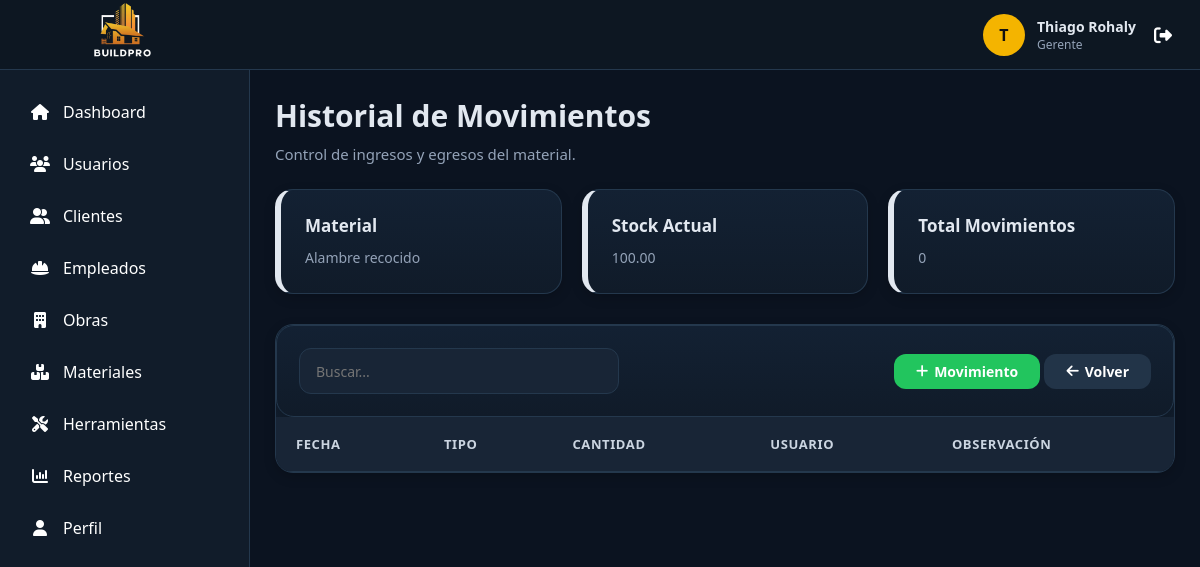
Before: /vistas/movimientos/index.php?id=13 (signed in) with the older database file.
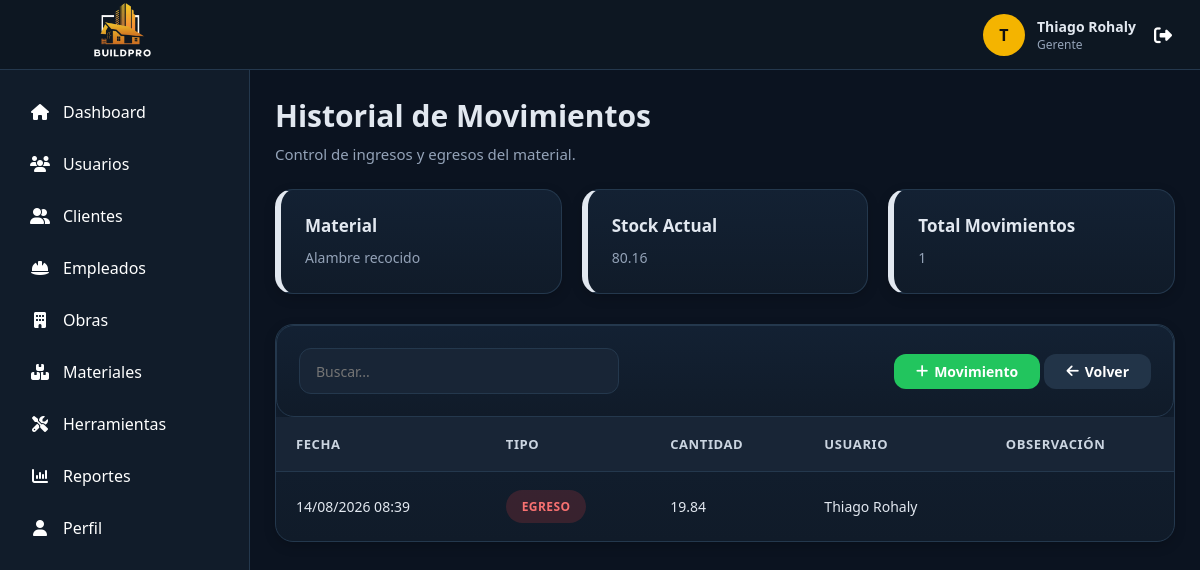
After: the same page with the newer database file.
### tables this page shows
CREATE TABLE `material` (
  `id_material` int(11) NOT NULL,
  `nombre_material` varchar(150) NOT NULL,
  `descripcion` text DEFAULT NULL,
  `stock` decimal(10,2) DEFAULT 0.00,
  `stock_minimo` decimal(10,2) DEFAULT 0.00,
  `unidad_medida` varchar(20) DEFAULT NULL,
  `estado` tinyint(1) DEFAULT 1
);

CREATE TABLE `movimiento_material` (
  `id_movimiento` int(11) NOT NULL,
  `id_material` int(11) NOT NULL,
  `id_usuario` int(11) NOT NULL,
  `tipo` enum('INGRESO','EGRESO') NOT NULL,
  `cantidad` decimal(10,2) NOT NULL,
  `fecha` datetime NOT NULL DEFAULT current_timestamp(),
  `observacion` varchar(255) DEFAULT NULL
);

CREATE TABLE `usuario` (
  `id_usuario` int(11) NOT NULL,
  `id_rol` int(11) NOT NULL,
  `nombre` varchar(100) NOT NULL,
  `apellido` varchar(100) NOT NULL,
  `documento` varchar(20) DEFAULT NULL,
  `correo` varchar(150) NOT NULL,
  `contraseña` varchar(255) NOT NULL,
  `telefono` varchar(20) DEFAULT NULL,
  `direccion` varchar(255) DEFAULT NULL,
  `salario` decimal(12,2) DEFAULT NULL,
  `fecha_registro` datetime DEFAULT current_timestamp(),
  `estado` tinyint(1) DEFAULT 1 COMMENT '1=Activo, 0=Inactivo'
);

### modelos/Conexion.php (called while the page is built)
<?php
class Conexion {
    private $host = "localhost";
    private $usuario = "root";
    private $password = "";
    private $baseDatos = "constructora";
public function conectar(){
    try {
        $conexion = new PDO(
            "mysql:host=".$this->host.
            ";dbname=".$this->baseDatos.
            ";charset=utf8mb4",
            $this->usuario,
            $this->password
        );
        $conexion->setAttribute(
            PDO::ATTR_ERRMODE,
            PDO::ERRMODE_EXCEPTION
        );
        return $conexion;
    } catch(PDOException $e){
        die("Error de conexión: ".$e->getMessage());
    }
}
}
?>

### modelos/Material.php (called while the page is built, shortened)
<?php
require_once "Conexion.php";
class Material
{
    private $conexion;
    public function __construct()
    {
        $db = new Conexion();
        $this->conexion = $db->conectar();
    }
    public function buscar($id)
    {
        $sql = "SELECT *
                FROM material
                WHERE id_material = :id";
        $stmt = $this->conexion->prepare($sql);
        $stmt->bindParam(":id", $id, PDO::PARAM_INT);
        $stmt->execute();
        return $stmt->fetch(PDO::FETCH_ASSOC);
    }
}

### modelos/MovimientoMaterial.php (called while the page is built, shortened)
<?php
require_once "Conexion.php";
class MovimientoMaterial
{
    private $conexion;
    public function __construct()
    {
        $db = new Conexion();
        $this->conexion = $db->conectar();
    }
    public function obtenerPorMaterial($id_material)
    {
        $sql = "SELECT
                    mm.*,
                    u.nombre,
                    u.apellido
                FROM movimiento_material mm
                INNER JOIN usuario u
                    ON mm.id_usuario = u.id_usuario
                WHERE mm.id_material = :id_material
                ORDER BY mm.fecha DESC";
        $stmt = $this->conexion->prepare($sql);
        $stmt->bindParam(":id_material", $id_material, PDO::PARAM_INT);
        $stmt->execute();
        return $stmt->fetchAll(PDO::FETCH_ASSOC);
    }
}

### vistas/movimientos/index.php (the view, shortened to what the changed rows need)
<?php
require_once "../../modelos/MovimientoMaterial.php";
require_once "../../modelos/Material.php";
$id_material = $_GET["id"] ?? 0;
$materialModel = new Material();
$movimientoModel = new MovimientoMaterial();
$material = $materialModel->buscar($id_material);
$movimientos = $movimientoModel->obtenerPorMaterial($id_material);
require_once "../../layouts/header.php";
require_once "../../layouts/sidebar.php";
?>
<main class="content">
    <div class="page-title">
        <h1>
            Historial de Movimientos
        </h1>
    </div>
    <div class="alert-container">
        <div class="alert">
            <h3>
                Material
            </h3>
            <p>
                <?= $material["nombre_material"]; ?>
            </p>
        </div>
        <div class="alert">
            <h3>
                Stock Actual
            </h3>
            <p>
                <?= $material["stock"]; ?>
            </p>
        </div>
        <div class="alert">
            <h3>
                Total Movimientos
            </h3>
            <p>
                <?= count($movimientos); ?>
            </p>
        </div>
    </div>
    <div class="table-container">
        <table
            class="table"
            id="tablaMovimientos">
            <thead>
                <tr>
                    <th>
                        Fecha
                    </th>
                    <th>
                        Tipo
                    </th>
                    <th>
                        Cantidad
                    </th>
                    <th>
                        Usuario
                    </th>
                    <th>
                        Observación
                    </th>
                </tr>
            </thead>
            <tbody>
                <?php foreach ($movimientos as $m) { ?>
                    <tr>
                        <td>
                            <?= date("d/m/Y H:i", strtotime($m["fecha"])); ?>
                        </td>
                        <td>
                            <?php if ($m["tipo"] == "INGRESO") { ?>
                                <span class="badge badge-success">
                                    INGRESO
                                </span>
                            <?php } else { ?>
                                <span class="badge badge-danger">
                                    EGRESO
                                </span>
                            <?php } ?>
                        </td>
                        <td>
                            <?= $m["cantidad"]; ?>
                        </td>
                        <td>
                            <?= $m["nombre"] . " " . $m["apellido"]; ?>
                        </td>
                        <td>
                        </td>
                    </tr>
                <?php } ?>
            </tbody>
        </table>
    </div>
</main>
<?php
require_once "../../layouts/footer.php";
?>

### layouts/sidebar.php
<?php
require_once __DIR__ . "/../config/menu.php";
$rol = $_SESSION['usuario']['rol'];
$rutaActual = $_SERVER['REQUEST_URI'];
?>
<aside class="sidebar">
    <?php foreach ($menu[$rol] as $item) {
        $activo = strpos($rutaActual, $item[2]) !== false;
    ?>
        <a
            href="<?= $item[2] ?>"
            class="<?= $activo ? 'active' : '' ?>">
            <i class="<?= $item[0] ?>"></i>
            <span>
                <?= $item[1] ?>
            </span>
        </a>
    <?php } ?>
</aside>

Changed rows visible on the page:
changed material "Alambre recocido": stock "100.00" → "80.16"
added movimiento_material: fecha "14/08/2026 08:39", tipo "EGRESO", cantidad "19.84", id_usuario.nombre "Thiago", id_usuario.apellido "Rohaly"
Other visible differences:
count($movimientos): "0" → "1"
